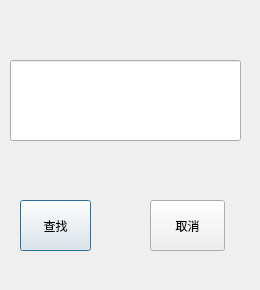
<?xml version="1.0" encoding="UTF-8"?>
<ui version="4.0">
 <class>FindDialog</class>
 <widget class="QDialog" name="FindDialog">
  <property name="geometry">
   <rect>
    <x>0</x>
    <y>0</y>
    <width>260</width>
    <height>290</height>
   </rect>
  </property>
  <property name="windowTitle">
   <string>Dialog</string>
  </property>
  <widget class="QLineEdit" name="lineEdit">
   <property name="geometry">
    <rect>
     <x>10</x>
     <y>60</y>
     <width>231</width>
     <height>81</height>
    </rect>
   </property>
   <property name="font">
    <font>
     <pointsize>20</pointsize>
    </font>
   </property>
   <property name="text">
    <string/>
   </property>
  </widget>
  <widget class="QPushButton" name="FindpushButton">
   <property name="geometry">
    <rect>
     <x>20</x>
     <y>200</y>
     <width>71</width>
     <height>51</height>
    </rect>
   </property>
   <property name="text">
    <string>查找</string>
   </property>
  </widget>
  <widget class="QPushButton" name="CancelpushButton">
   <property name="geometry">
    <rect>
     <x>150</x>
     <y>200</y>
     <width>75</width>
     <height>51</height>
    </rect>
   </property>
   <property name="text">
    <string>取消</string>
   </property>
  </widget>
 </widget>
 <resources/>
 <connections>
  <connection>
   <sender>CancelpushButton</sender>
   <signal>clicked()</signal>
   <receiver>FindDialog</receiver>
   <slot>close()</slot>
   <hints>
    <hint type="sourcelabel">
     <x>187</x>
     <y>225</y>
    </hint>
    <hint type="destinationlabel">
     <x>129</x>
     <y>144</y>
    </hint>
   </hints>
  </connection>
 </connections>
</ui>
